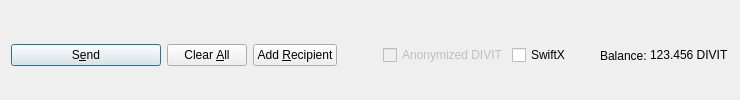
         <widget class="QFrame" name="frame_Send">
          <layout class="QHBoxLayout" name="horizontalLayout">
           <property name="bottomMargin">
            <number>0</number>
           </property>
           <item>
            <widget class="QPushButton" name="sendButton">
             <property name="minimumSize">
              <size>
               <width>150</width>
               <height>0</height>
              </size>
             </property>
             <property name="toolTip">
              <string>Confirm the send action</string>
             </property>
             <property name="text">
              <string>S&amp;end</string>
             </property>
             <property name="icon">
              <iconset resource="../Divitae.qrc">
               <normaloff>:/icons/send</normaloff>:/icons/send</iconset>
             </property>
             <property name="autoDefault">
              <bool>false</bool>
             </property>
             <property name="default">
              <bool>true</bool>
             </property>
            </widget>
           </item>
           <item>
            <widget class="QPushButton" name="clearButton">
             <property name="sizePolicy">
              <sizepolicy hsizetype="Minimum" vsizetype="Fixed">
               <horstretch>0</horstretch>
               <verstretch>0</verstretch>
              </sizepolicy>
             </property>
             <property name="toolTip">
              <string>Clear all fields of the form.</string>
             </property>
             <property name="text">
              <string>Clear &amp;All</string>
             </property>
             <property name="icon">
              <iconset resource="../Divitae.qrc">
               <normaloff>:/icons/remove</normaloff>:/icons/remove</iconset>
             </property>
             <property name="autoDefault">
              <bool>false</bool>
             </property>
            </widget>
           </item>
           <item>
            <widget class="QPushButton" name="addButton">
             <property name="toolTip">
              <string>Send to multiple recipients at once</string>
             </property>
             <property name="text">
              <string>Add &amp;Recipient</string>
             </property>
             <property name="icon">
              <iconset resource="../Divitae.qrc">
               <normaloff>:/icons/add</normaloff>:/icons/add</iconset>
             </property>
             <property name="autoDefault">
              <bool>false</bool>
             </property>
            </widget>
           </item>
           <item>
            <spacer name="horizontalSpacer">
             <property name="orientation">
              <enum>Qt::Horizontal</enum>
             </property>
             <property name="sizeHint" stdset="0">
              <size>
               <width>40</width>
               <height>20</height>
              </size>
             </property>
            </spacer>
           </item>
           <item>
            <layout class="QHBoxLayout" name="horizontalLayout_2">
             <property name="spacing">
              <number>3</number>
             </property>
             <item>
              <widget class="QCheckBox" name="checkzDIVIT">
               <property name="enabled">
                <bool>false</bool>
               </property>
               <property name="text">
                <string>Anonymized DIVIT</string>
               </property>
              </widget>
             </item>
             <item>
              <widget class="QCheckBox" name="checkSwiftTX">
               <property name="enabled">
                <bool>true</bool>
               </property>
               <property name="minimumSize">
                <size>
                 <width>85</width>
                 <height>0</height>
                </size>
               </property>
               <property name="text">
                <string>SwiftX</string>
               </property>
              </widget>
             </item>
             <item>
              <widget class="QLabel" name="label">
               <property name="text">
                <string>Balance:</string>
               </property>
              </widget>
             </item>
             <item>
              <widget class="QLabel" name="labelBalance">
               <property name="sizePolicy">
                <sizepolicy hsizetype="Preferred" vsizetype="Fixed">
                 <horstretch>0</horstretch>
                 <verstretch>0</verstretch>
                </sizepolicy>
               </property>
               <property name="cursor">
                <cursorShape>IBeamCursor</cursorShape>
               </property>
               <property name="text">
                <string notr="true">123.456 DIVIT</string>
               </property>
               <property name="textInteractionFlags">
                <set>Qt::LinksAccessibleByMouse|Qt::TextSelectableByKeyboard|Qt::TextSelectableByMouse</set>
               </property>
              </widget>
             </item>
            </layout>
           </item>
          </layout>
         </widget>
